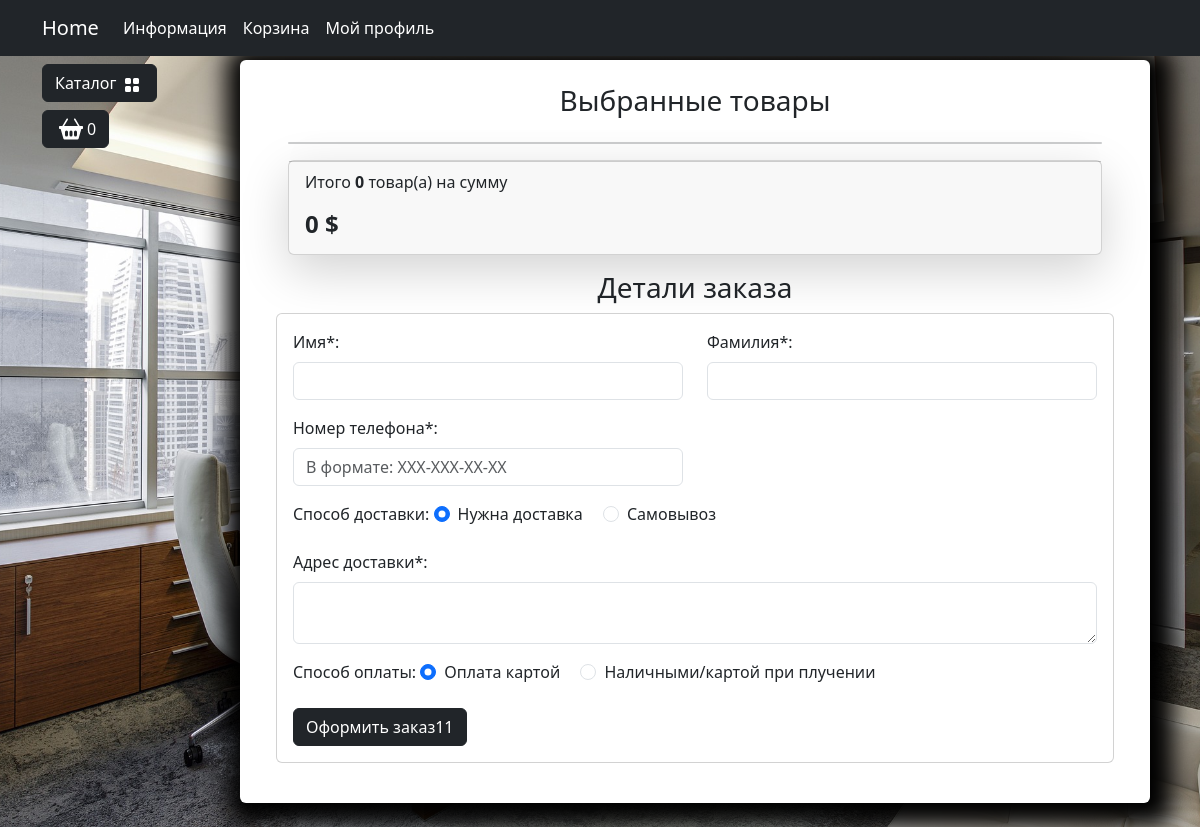
Page /orders/create-order/ (signed in) on the earlier database version.
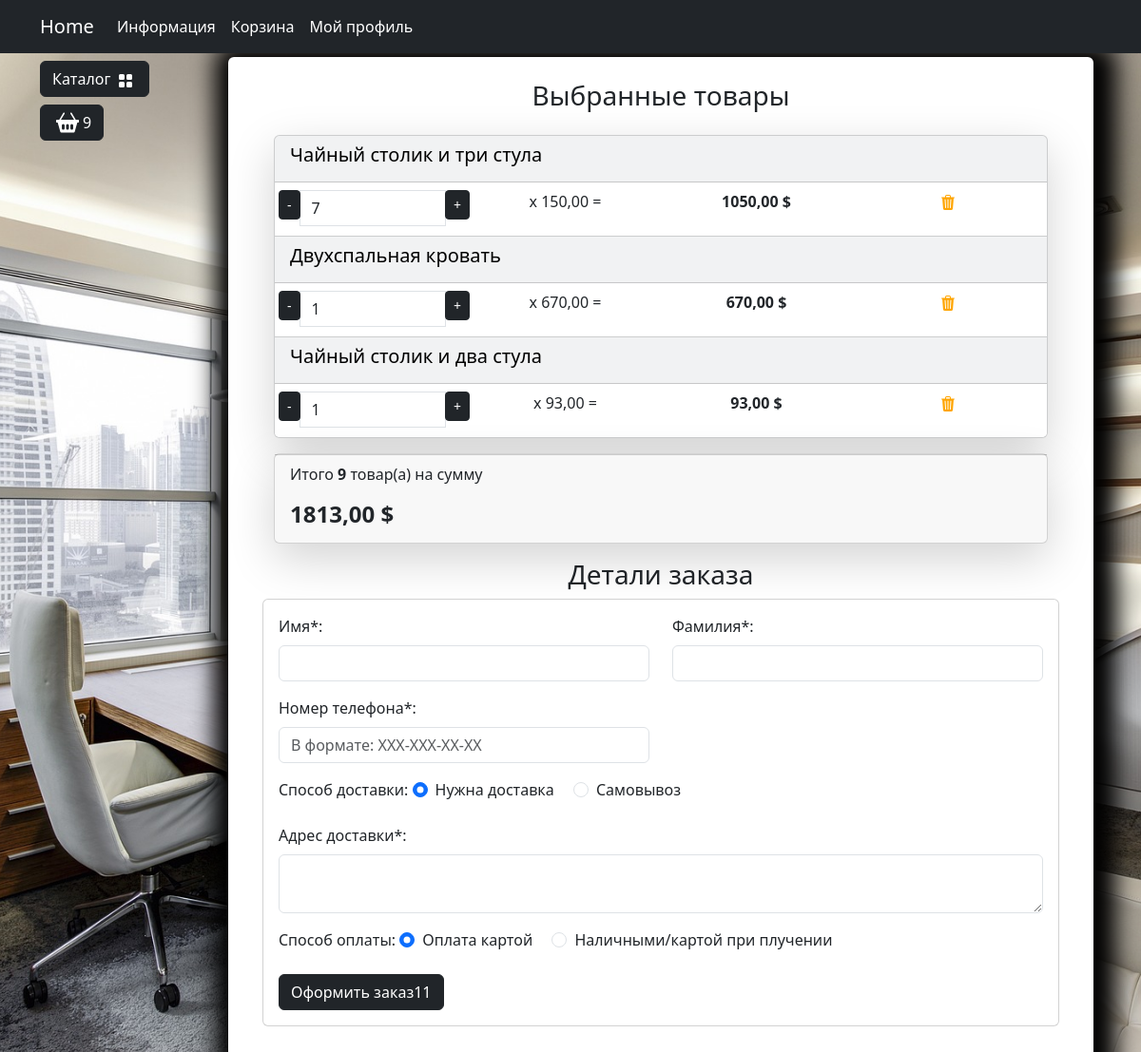
Same page on the later database version.
### carts/models.py (models this page shows, shortened)
class Cart(models.Model):
    user = models.ForeignKey(to=User, on_delete=models.CASCADE, blank=True, null=True, verbose_name='Пользователь')
    product = models.ForeignKey(to=Products, on_delete=models.CASCADE, verbose_name='Товар')
    quantity = models.PositiveSmallIntegerField(default=0, verbose_name='Количество')
    session_key = models.CharField(max_length=32, null=True, blank=True)
    created_timestamp = models.DateTimeField(auto_now_add=True, verbose_name='Дата добавления')
    class Meta:
        db_table = 'cart'
        verbose_name = "Корзина"
        verbose_name_plural = "Корзина"
    objects = CartQueryset().as_manager()
    def products_price(self):
        return round(self.product.sell_price() * self.quantity, 2)

### goods/models.py (models this page shows, shortened)
class Products(models.Model):
    name = models.CharField(max_length=150, unique=True, verbose_name='Название')
    slug = models.SlugField(max_length=200, unique=True, blank=True, null= True)
    description = models.TextField(blank=True, null=True, verbose_name= 'Описание')
    image = models.ImageField(upload_to='goods_images', blank=True, null=True)
    price = models.DecimalField(default=0.00, max_digits=7, decimal_places=2, verbose_name='Цена')
    discount = models.DecimalField(default=0.00, max_digits=4, decimal_places=2, verbose_name='Скидка в %')
    quantity = models.PositiveBigIntegerField(default=0, verbose_name='Количество')
    category= models.ForeignKey(to=Categories, on_delete=models.CASCADE, verbose_name='Категория')
    class Meta:
        db_table: 'product'
        verbose_name= 'Продукт'
        verbose_name_plural = 'Продукты'
        ordering = ('id',)
    def sell_price(self):
        if self.discount:
            return round(self.price, 2)
        return self.price

### orders/views.py (the view)
# urls.py: path('create-order/', views.create_order, name='create_order'),
def create_order(request):
    return render(request, 'orders/create_order.html')

### carts/models.py (called while the page is built)
    def total_price(self):
        return sum(cart.products_price() for cart in self)

    def total_quantity(self):
        if self:
            return sum(cart.quantity for cart in self)
        return 0

### carts/templatetags/carts_tags.py (called while the page is built)
@register.simple_tag()
def user_carts(request):
    if request.user.is_authenticated:
        return Cart.objects.filter(user=request.user)

### goods/templatetags/goods_tags.py (called while the page is built)
@register.simple_tag()
def tag_categories():
    return Categories.objects.all()

### orders/templates/orders/create_order.html (shortened to what the changed rows need)
{% extends "base.html" %}
{% load static %}
{% load carts_tags %}
{% block content %}
<div class=" bg-white p-4 mb-4 mx-2 rounded custom-shadow">
                        <div class="container">
                            <div class="container" id="cart-items-container">
                                {% user_carts request as carts%}
                               {% include "carts/includes/included_cart.html" %}
                            </div>
                        </div>
                    </div>
{% endblock content %}

### templates/base.html (shortened to what this page needs)
<!DOCTYPE html>
{% load static %}
{% load goods_tags %}
{% load carts_tags %}
{% user_carts request as carts %}
<html lang="en">
<head>
    <link rel="stylesheet" href="{% static 'deps/css/bootstrap/bootstrap.min.css' %}">
    <link rel="stylesheet" href="{% static 'deps/css/my_css.css' %}">
</head>
<body>
    <header>
        <nav class="navbar navbar-expand-lg bg-dark" data-bs-theme="dark">
            <div class="container">
                <a class="navbar-brand" href="{% url 'main:index'%}">Home</a>
                <div class="collapse navbar-collapse" id="navbarSupportedContent">
                    <ul class="navbar-nav me-auto mb-2 mb-lg-0">
                        <li class="nav-item dropdown ">
                            <a class="nav-link dropdown-toggle text-white" href="#" role="button"
                                data-bs-toggle="dropdown" aria-expanded="false">
                                Информация
                            </a>
                        </li>
                        <li class="nav-item">
                            <a class="nav-link  text-white" href="{% url "user:users_cart" %}">Корзина</a>
                        </li>
                        {% if not user.is_authenticated %}
                        <li class="nav-item">
                            <a class="nav-link  text-white" href="{% url "user:login" %}">Войти</a>
                        </li>
                    {% else %}
                        <li class="nav-item dropdown ">
                            <a class="nav-link dropdown-toggle text-white" href="#" role="button"
                                data-bs-toggle="dropdown" aria-expanded="false">
                                Мой профиль
                            </a>
                        </li>
                    {% endif %}
                    </ul>
                </div>
            </div>
        </nav>
    </header>
    <section>
        <div class="container">
            <div class="row mt-1 position-fixed z-3">
                <div class="dropdown mb-2">
                    <button class="btn btn-secondary dropdown-toggle btn-dark" type="button" data-bs-toggle="dropdown"
                        aria-expanded="false">
                        Каталог
                        <img class="mx-1" src= "{% static 'deps/icons/grid-fill.svg' %}" alt="Catalog Icon" width="16"
                            height="16">
                    </button>
                        {% tag_categories as categories %}
                </div>
                <div>
                    <button type="button" class="btn btn-dark btn-secondary d-flex" id="modalButton"
                        aria-expanded="false">
                        <img class="mx-1" src= "{% static 'deps/icons/basket2-fill.svg' %}" alt="Catalog Icon" width="24"
                            height="24">
                            <span id="goods-in-cart-count"> {{ carts.total_quantity }}</span>
                    </button>
                </div>
            </div>
        </div>
        <div class="container">
            <div class="row mt-1">
                <div class="col-lg-2">
                </div>
                <div class="col-lg-10">
                    {% block content %}   {% endblock  %}
                </div>
            </div>
        </div>
    </section>
</body>
</html>

### carts/templates/carts/includes/included_cart.html
{% load static %}
{% load carts_tags %}
{% user_carts request as carts%}
<div class="card mb-3 text-bg-light shadow-lg">
    {% for cart in carts %}
        <div class="card-header">
            <h5 class="card-title">{{ cart.product.name }}</h5>
        </div>
        <ul class="list-group list-group-flush">
            <li class="list-group-item">
                <div class="row text-center">
                    <div class="col p-0">
                        <div class="input-group">
                            <span class="input-group-btn">
                                <button type="button" class="btn btn-dark btn-sm decrement"
                                    data-cart-id="" data-cart-change-url="">-</button>
                            </span>
                            <input type="text" class="form-control number" value="{{ cart.quantity }}"
                                readonly>
                            <span class="input-group-btn">
                                <button type="button" class="btn btn-dark btn-sm increment"
                                    data-cart-id="" data-cart-change-url="">+</button>
                            </span>
                        </div>
                    </div>
                    <div class="col p-0">
                        <p>x {{ cart.product.sell_price }} = </p>
                    </div>
                    <div class="col p-0"><strong> {{cart.products_price}} $</strong></div>
                    <div class="col p-0">
                        <a href="{% url "cart:cart_remove" cart.id %}" class="remove-from-cart" data-cart-id="">
                            <img class="mx-1" src="{% static "deps/icons/trash3-fill.svg" %}"
                                alt="Catalog Icon" width="16" height="16">
                        </a>
                    </div>
                </div>
            </li>
        </ul>
    {% endfor %}
</div>
<div class="card mb-3 shadow-lg">
    <div class="card-footer">
        <p class="float-left">Итого <strong>{{ carts.total_quantity }}</strong> товар(а) на сумму</p>
        <h4 class="float-left"><strong>{{ carts.total_price }} $</strong></h4>
    </div>
</div>

Differences in the rows shown:
added Cart: total_quantity "9", product.name "Чайный столик и три стула", quantity "7", product.sell_price "150,00", products_price "1050,00", total_price "1813,00"
added Cart: product.name "Двухспальная кровать", quantity "1", product.sell_price "670,00", products_price "670,00"
added Cart: product.name "Чайный столик и два стула", quantity "1", product.sell_price "93,00", products_price "93,00"
Other differences:
{{ carts.total_quantity }}: "0" → (not shown)
{{ carts.total_price }}: "0" → (not shown)
